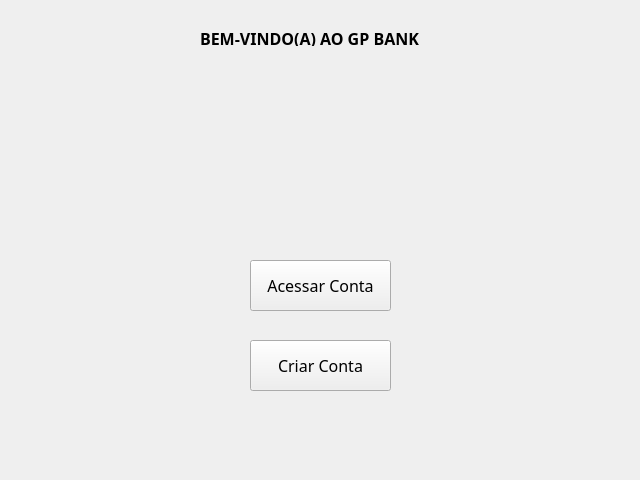
<?xml version="1.0" encoding="UTF-8"?>
<ui version="4.0">
 <class>MainWindow</class>
 <widget class="QMainWindow" name="MainWindow">
  <property name="geometry">
   <rect>
    <x>0</x>
    <y>0</y>
    <width>640</width>
    <height>480</height>
   </rect>
  </property>
  <property name="font">
   <font>
    <family>Hack</family>
    <pointsize>12</pointsize>
   </font>
  </property>
  <property name="windowTitle">
   <string>GP BANK</string>
  </property>
  <widget class="QWidget" name="centralwidget">
   <widget class="QLabel" name="label">
    <property name="geometry">
     <rect>
      <x>200</x>
      <y>30</y>
      <width>221</width>
      <height>16</height>
     </rect>
    </property>
    <property name="font">
     <font>
      <family>Hack</family>
      <pointsize>12</pointsize>
      <weight>75</weight>
      <bold>true</bold>
     </font>
    </property>
    <property name="text">
     <string>BEM-VINDO(A) AO GP BANK</string>
    </property>
   </widget>
   <widget class="QPushButton" name="pushButton">
    <property name="geometry">
     <rect>
      <x>250</x>
      <y>260</y>
      <width>141</width>
      <height>51</height>
     </rect>
    </property>
    <property name="text">
     <string>Acessar Conta</string>
    </property>
   </widget>
   <widget class="QPushButton" name="pushButton_2">
    <property name="geometry">
     <rect>
      <x>250</x>
      <y>340</y>
      <width>141</width>
      <height>51</height>
     </rect>
    </property>
    <property name="text">
     <string>Criar Conta</string>
    </property>
   </widget>
  </widget>
 </widget>
 <resources/>
 <connections/>
</ui>
